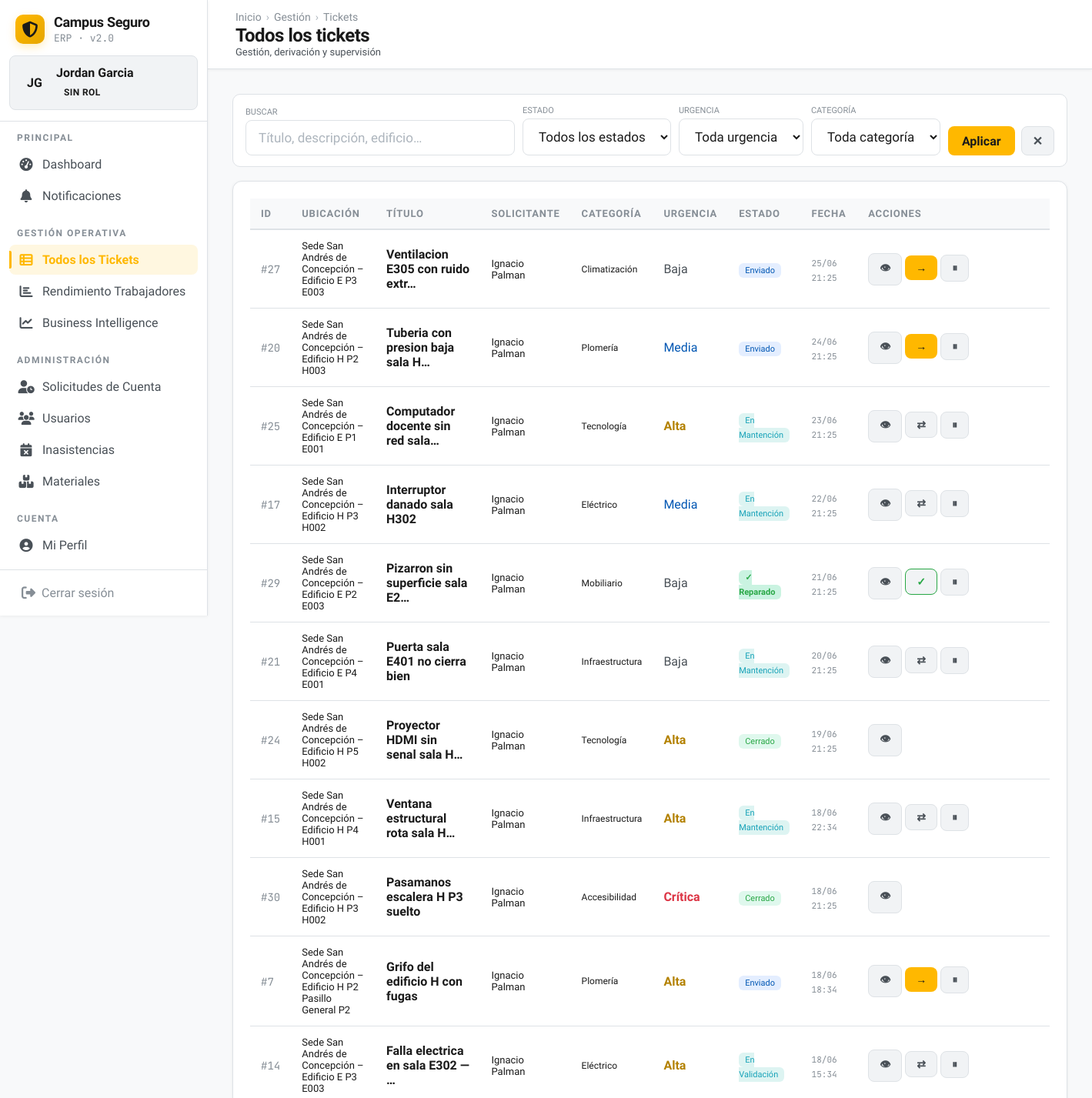
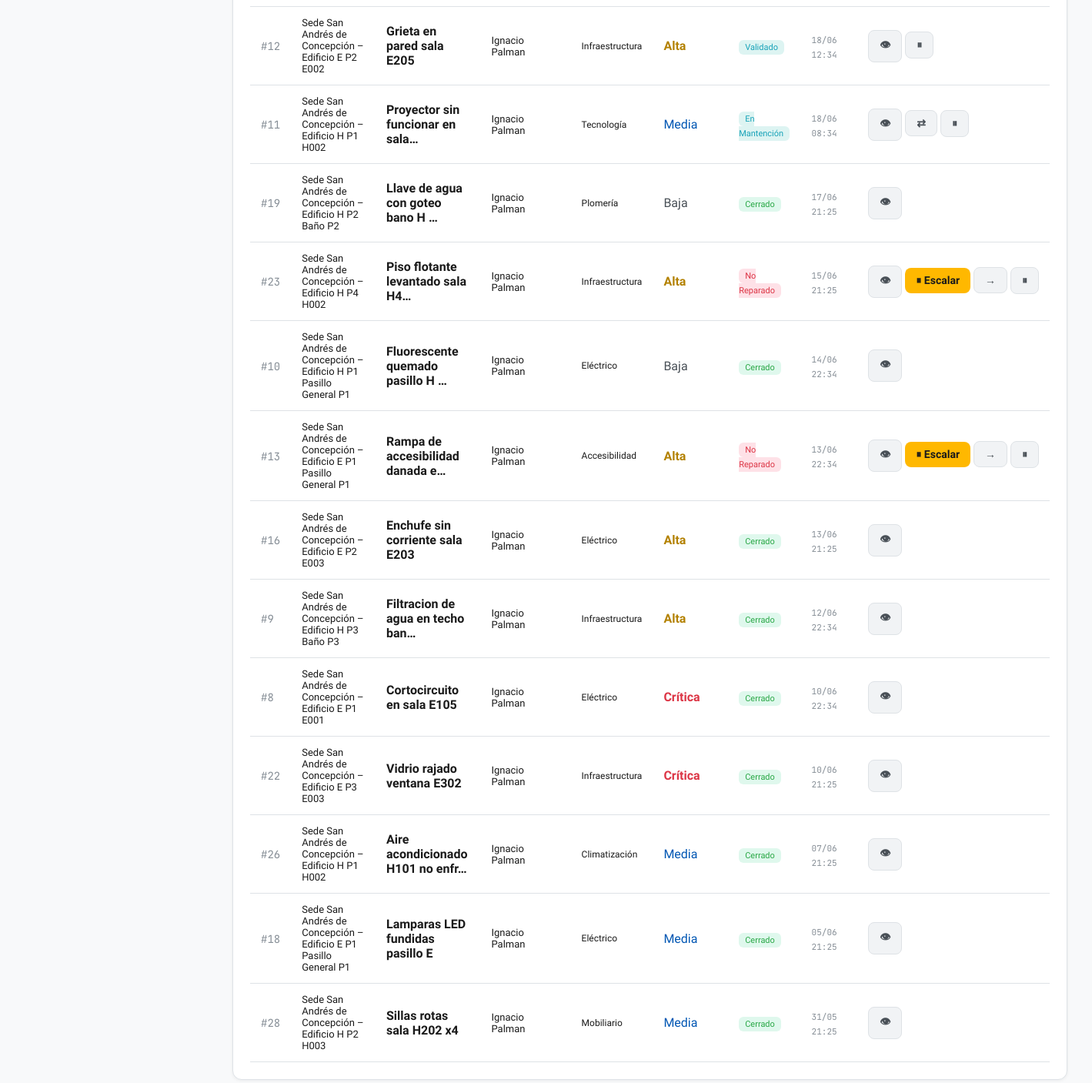
/gestor/tickets/ (signed in), run on an earlier commit of the app's database (2 pictures, top to bottom).
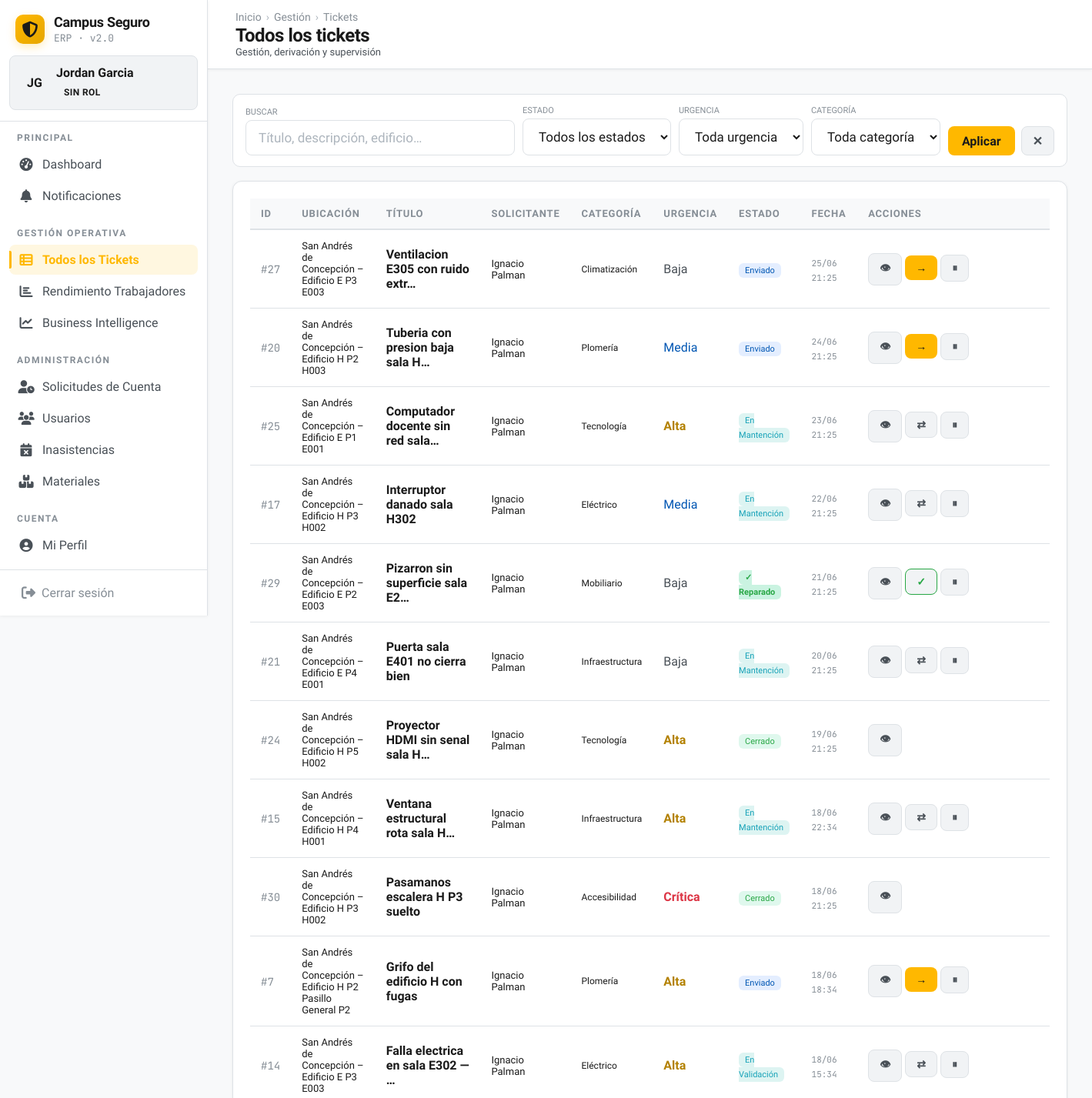
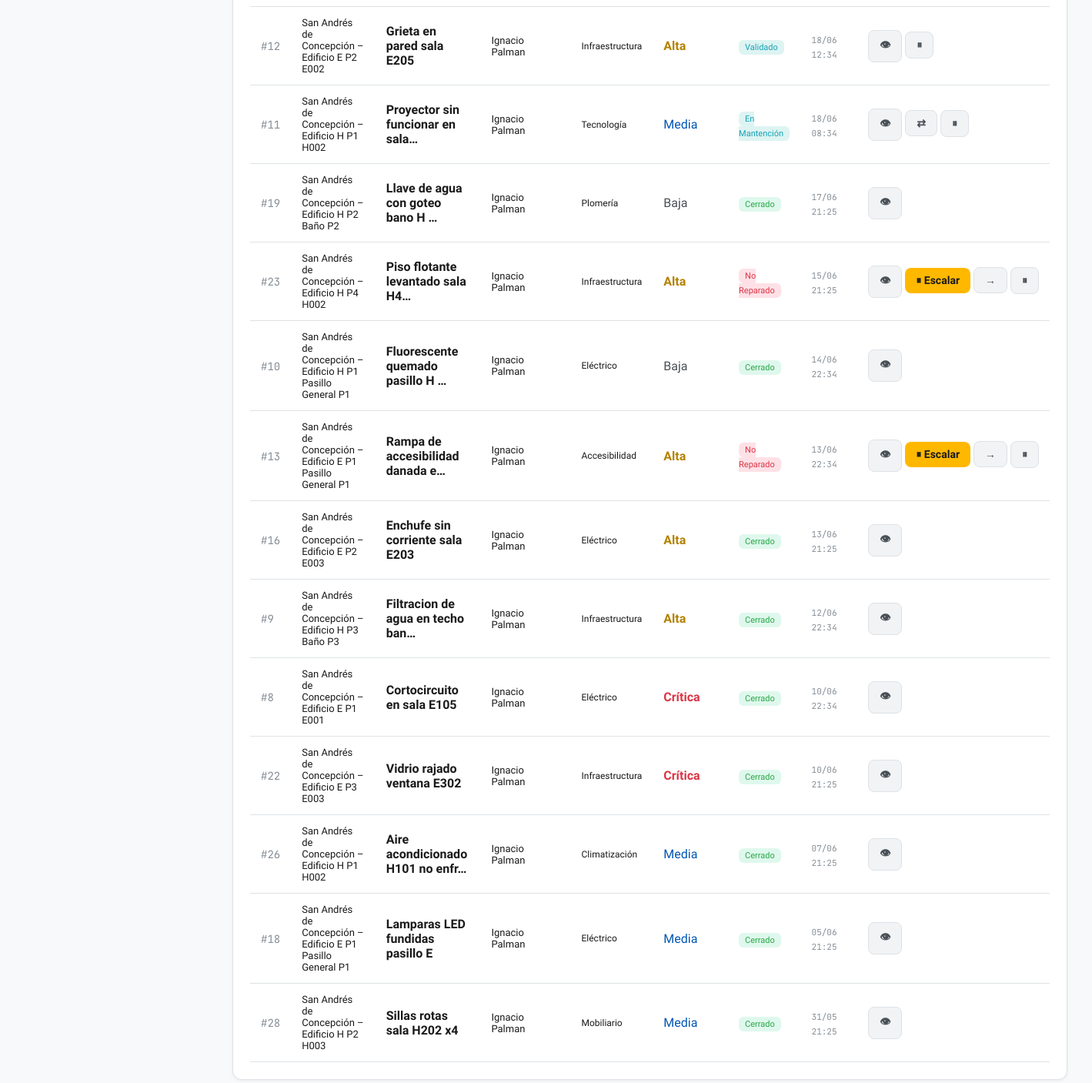
And on a later commit of the database (2 pictures, top to bottom).
### app/models.py (models this page shows, shortened)
class Ticket(models.Model):
    URGENCIA_CHOICES = [
        ('baja', 'Baja'),
        ('media', 'Media'),
        ('alta', 'Alta'),
        ('critica', 'Crítica'),
    ]
    PAUSA_CHOICES = [
        ('material', 'En Pausa – Aprobación de materiales'),
        ('personal', 'En Pausa – Personal técnico'),
        ('nivel_mayor', 'En Pausa – Peritaje (análisis técnico)'),
        ('externalizacion', 'En Pausa – Requiere externalización'),
    ]
    creado_por = models.ForeignKey(Usuario, on_delete=models.PROTECT, related_name='tickets_creados')
    asignado_a = models.ForeignKey(Usuario, on_delete=models.SET_NULL, null=True, blank=True, related_name='tickets_asignados')
    validado_por = models.ForeignKey(Usuario, on_delete=models.SET_NULL, null=True, blank=True, related_name='tickets_validados')
    gestor_responsable = models.ForeignKey(Usuario, on_delete=models.PROTECT, null=True, blank=True, related_name='tickets_gestionados')
    estado = models.ForeignKey(
        EstadoCatalogo,
        on_delete=models.PROTECT,
        related_name='tickets_estado',
        limit_choices_to={'entidad': 'ticket'},
    )
    sub_estado = models.ForeignKey(
        EstadoCatalogo,
        on_delete=models.SET_NULL,
        null=True, blank=True,
        related_name='tickets_sub_estado',
        limit_choices_to={'entidad': 'ticket_sub'},
    )
    estado_pausa = models.CharField(max_length=120, blank=True, null=True)
    motivo_pausa = models.TextField(blank=True, null=True)
    comentario_reactivacion = models.TextField(blank=True, null=True)
    ubicacion = models.ForeignKey(Ubicacion, on_delete=models.PROTECT, related_name='tickets')
    categoria = models.ForeignKey(CategoriaTicket, on_delete=models.PROTECT, related_name='tickets')
    urgencia = models.CharField(max_length=10, choices=URGENCIA_CHOICES, default='media', db_index=True)
    titulo = models.CharField(max_length=200)
    descripcion = models.TextField()
    afecta_clase = models.BooleanField(default=False)
    riesgo_electrico = models.BooleanField(default=False)
    riesgo_estructural = models.BooleanField(default=False)
    riesgo_accesibilidad = models.BooleanField(default=False)
    foto_evidencia = models.ImageField(upload_to='tickets/evidencia/', null=True, blank=True)
    id_activo_sap = models.CharField(max_length=50, blank=True, null=True)
    inicio_trabajo_at = models.DateTimeField(null=True, blank=True)
    created_at = models.DateTimeField(auto_now_add=True)
    updated_at = models.DateTimeField(auto_now=True)
    cerrado_at = models.DateTimeField(null=True, blank=True)
    cancelado_at = models.DateTimeField(null=True, blank=True)
    deleted_at = models.DateTimeField(null=True, blank=True, db_index=True)
    class Meta:
        ordering = ['-created_at']
    def get_estado_display(self):
        return self.estado.nombre_display if self.estado_id else ''

class Ubicacion(models.Model):
    piso = models.ForeignKey(Piso, on_delete=models.CASCADE, related_name='ubicaciones')
    tipo = models.ForeignKey(TipoUbicacion, on_delete=models.PROTECT, related_name='ubicaciones')
    sala = models.CharField(max_length=50) # Ej: "E001", "Baño P2"
    id_sap = models.CharField(max_length=50, unique=True, blank=True, null=True)
    capacidad = models.PositiveIntegerField(blank=True, null=True)
    class Meta:
        unique_together = ('piso', 'sala')
        ordering = ['piso__edificio__sede', 'piso__edificio', 'piso__numero', 'sala']
        verbose_name = 'Ubicación'
        verbose_name_plural = 'Ubicaciones'
    def __str__(self):
        return f"{self.piso.edificio.sede.nombre} – {self.piso.edificio.nombre} P{self.piso.numero} {self.sala}"

class Piso(models.Model):
    edificio = models.ForeignKey(Edificio, on_delete=models.CASCADE, related_name='pisos')
    numero = models.CharField(max_length=10) # Ej: "1", "2", "Subterráneo"
    class Meta:
        verbose_name = 'Piso'
        verbose_name_plural = 'Pisos'
        unique_together = ('edificio', 'numero')

class Edificio(models.Model):
    sede = models.ForeignKey(Sede, on_delete=models.CASCADE, related_name='edificios')
    nombre = models.CharField(max_length=100) # Ej: "Edificio E", "Edificio H"
    class Meta:
        verbose_name = 'Edificio'
        verbose_name_plural = 'Edificios'
        unique_together = ('sede', 'nombre')

class Sede(models.Model):
    nombre = models.CharField(max_length=100, unique=True)
    direccion = models.CharField(max_length=250, blank=True, null=True)
    class Meta:
        verbose_name = 'Sede'
        verbose_name_plural = 'Sedes'

class Usuario(AbstractUser):
    VINCULO_CHOICES = [
        ('alumno', 'Alumno'),
        ('docente', 'Docente'),
        ('administrativo', 'Administrativo'),
        ('funcionario', 'Funcionario'),
    ]
    JORNADA_CHOICES = [
        ('diurna', 'Diurna'),
        ('vespertina', 'Vespertina'),
        ('mixta', 'Mixta'),
    ]
    rol = models.ForeignKey(Rol, on_delete=models.PROTECT, related_name="usuarios", null=True, blank=True)
    rut = models.CharField(max_length=12, unique=True)
    telefono = models.CharField(max_length=15, blank=True, null=True)
    correo_institucional = models.EmailField(unique=True)
    vinculo = models.CharField(max_length=20, choices=VINCULO_CHOICES, blank=True, null=True)
    carrera = models.ForeignKey(
        'Carrera', on_delete=models.SET_NULL, null=True, blank=True,
        related_name='alumnos',
    )
    jornada = models.CharField(max_length=15, choices=JORNADA_CHOICES, blank=True, null=True)
    sede = models.ForeignKey(Sede, on_delete=models.SET_NULL, blank=True, null=True, related_name='estudiantes_funcionarios')
    escuela = models.ForeignKey(Escuela, on_delete=models.SET_NULL, related_name="usuarios", null=True, blank=True)
    departamento = models.ForeignKey(
        Departamento,
        on_delete=models.SET_NULL,
        null=True,
        blank=True,
        related_name="usuarios"
    )
    especialidades = models.ManyToManyField(
        Especialidad,
        through='EspecialidadUsuario',
        blank=True,
        related_name='tecnicos'
    )
    turno = models.CharField(max_length=50, blank=True, null=True)  # mañana / tarde / noche
    estado_cuenta = models.ForeignKey(
        EstadoCatalogo,
        on_delete=models.PROTECT,
        related_name='usuarios',
        limit_choices_to={'entidad': 'cuenta'},
    )
    fecha_registro = models.DateTimeField(auto_now_add=True)
    fecha_aprobacion = models.DateTimeField(null=True, blank=True)
    aprobado_por = models.ForeignKey('self', on_delete=models.SET_NULL, null=True, blank=True, related_name='cuentas_aprobadas')
    activo = models.BooleanField(default=True)
    auth0_sub = models.CharField(
        max_length=120,
        unique=True,
        null=True,
        blank=True,
        verbose_name='Auth0 Subject ID',
        help_text='Identificador único del usuario en Auth0. Se asigna automáticamente al registrar vía Auth0.',
    )
    objects = UsuarioManager()

class CategoriaTicket(models.Model):
    codigo = models.CharField(max_length=30, unique=True)
    nombre_display = models.CharField(max_length=100)
    descripcion = models.CharField(max_length=300, blank=True, null=True)
    activo = models.BooleanField(default=True)
    class Meta:
        verbose_name = 'Categoría de Ticket'
        verbose_name_plural = 'Categorías de Tickets'

class EstadoCatalogo(models.Model):
    ENTIDAD_CHOICES = [
        ('ticket', 'Ticket'),
        ('ticket_sub', 'Sub-estado de Ticket'),
        ('cuenta', 'Cuenta de Usuario'),
        ('asignacion', 'Asignación de Ticket'),
        ('inasistencia', 'Inasistencia'),
        ('material_faltante', 'Material Faltante'),
    ]
    entidad = models.CharField(max_length=20, choices=ENTIDAD_CHOICES)
    codigo = models.CharField(max_length=30)
    nombre_display = models.CharField(max_length=100)
    descripcion = models.CharField(max_length=300, blank=True, null=True)
    es_inicial = models.BooleanField(default=False)
    es_final = models.BooleanField(default=False)
    orden = models.PositiveIntegerField(default=0)
    color_hex = models.CharField(max_length=7, blank=True, null=True)
    activo = models.BooleanField(default=True)
    class Meta:
        unique_together = ('entidad', 'codigo')
        ordering = ['entidad', 'orden']
        verbose_name = 'Estado del Catálogo'
        verbose_name_plural = 'Catálogo de Estados'

### app/views.py (the view)
# urls.py: path('gestor/tickets/', views.gestor_tickets, name='gestor_tickets'),
@login_required
@rol_requerido('gestor')
def gestor_tickets(request):
    qs = Ticket.objects.filter(deleted_at__isnull=True).select_related('creado_por', 'asignado_a').order_by('-created_at')
    estado = request.GET.get('estado')
    urgencia = request.GET.get('urgencia')
    categoria = request.GET.get('categoria')
    busqueda = request.GET.get('q')
    if estado: qs = qs.filter(estado__codigo=estado)
    if urgencia: qs = qs.filter(urgencia=urgencia)
    if categoria: qs = qs.filter(categoria__codigo=categoria)
    if busqueda:
        qs = qs.filter(
            Q(titulo__icontains=busqueda) | Q(descripcion__icontains=busqueda) |
            Q(ubicacion__piso__edificio__nombre__icontains=busqueda) | Q(ubicacion__sala__icontains=busqueda)
        )
    paginator = Paginator(qs, 25)
    page = request.GET.get('page', 1)
    tickets_page = paginator.get_page(page)
    return render(request, 'app/ticket.html', {
        'tickets': tickets_page,
        'page_obj': tickets_page,
        'estados': EstadoCatalogo.objects.filter(entidad='ticket').order_by('orden').values_list('codigo', 'nombre_display'),
        'urgencias': list(EstadoCatalogo.objects.filter(entidad='urgencia_ticket', activo=True).order_by('orden').values_list('codigo', 'nombre_display')) or list(Ticket.URGENCIA_CHOICES),
        'categorias': CategoriaTicket.objects.filter(activo=True).values_list('codigo', 'nombre_display'),
        'filtros': {'estado': estado, 'urgencia': urgencia, 'categoria': categoria, 'q': busqueda},
    })

### app/templates/app/ticket.html (shortened to what the changed rows need)
{% extends 'app/base.html' %} {% block title %}Tickets – Gestión{% endblock %}
{% block content %}
<div class="card">
  {% if tickets %}
  <div class="table-wrap">
    <table>
      <thead>
        <tr>
          <th>ID</th>
          <th>Ubicación</th>
          <th>Título</th>
          <th>Solicitante</th>
          <th>Categoría</th>
          <th>Urgencia</th>
          <th>Estado</th>
          <th>Fecha</th>
          <th>Acciones</th>
        </tr>
      </thead>
      <tbody>
        {% for t in tickets %}
        <tr>
          <td><span class="id-mono">#{{ t.pk }}</span></td>
          <td style="font-size: 13px">{{ t.ubicacion }}</td>
          <td><strong>{{ t.titulo|truncatechars:32 }}</strong></td>
          <td style="font-size: 13px">{{ t.creado_por.get_full_name }}</td>
          <td style="font-size: 12px">{{ t.categoria.nombre_display|default:'Sin Categoría' }}</td>
          <td>
            <span class="urgencia-{{ t.urgencia }}"
              >{{ t.get_urgencia_display }}</span
            >
          </td>
          <td>
            {% if t.estado.codigo == 'cerrado' %}
            <span
              style="
                font-size: 11px;
                padding: 3px 8px;
                border-radius: 6px;
                background: rgba(45, 206, 137, 0.15);
                color: var(--accent-green);
              "
              >{{ t.get_estado_display }}</span
            >
            {% elif t.estado.codigo == 'reparado' %}
            <span
              style="
                font-size: 11px;
                padding: 3px 8px;
                border-radius: 6px;
                background: rgba(45, 206, 137, 0.25);
                color: var(--accent-green);
                font-weight: 600;
              "
              >✓ {{ t.get_estado_display }}</span
            >
            {% elif t.estado.codigo == 'no_reparado' %}
            <span
              style="
                font-size: 11px;
                padding: 3px 8px;
                border-radius: 6px;
                background: rgba(245, 54, 92, 0.15);
                color: var(--accent-red);
              "
              >{{ t.get_estado_display }}</span
            >
            {% elif t.estado.codigo == 'enviado' %}
            <span
              style="
                font-size: 11px;
                padding: 3px 8px;
                border-radius: 6px;
                background: rgba(74, 143, 255, 0.15);
                color: var(--accent-blue);
              "
              >{{ t.get_estado_display }}</span
            >
            {% else %}
            <span
              style="
                font-size: 11px;
                padding: 3px 8px;
                border-radius: 6px;
                background: rgba(32, 178, 170, 0.15);
                color: var(--accent-teal, #20b2aa);
              "
              >{{ t.get_estado_display }}</span
            >
            {% endif %}
          </td>
          <td>
            <span class="id-mono" style="font-size: 11px"
              >{{ t.created_at|date:"d/m H:i" }}</span
            >
          </td>
          <td style="white-space: nowrap">
            <a
              href="{% url 'app:detalle_ticket' t.pk %}"
              class="btn btn-ghost btn-sm"
              title="Ver detalle"
              >👁</a
            >
            {% if t.estado.codigo == 'reparado' %}
            <a
              href="{% url 'app:cerrar_ticket' t.pk %}"
              class="btn btn-ghost btn-sm"
              style="
                border-color: var(--accent-green);
                color: var(--accent-green);
              "
              title="Confirmar cierre"
              >✓</a
            >
            <a
              href="{% url 'app:pausar_ticket' t.pk %}"
              class="btn btn-ghost btn-sm"
              title="Escalar/Pausar"
              >⏸</a
            >
            {% elif t.estado.codigo == 'no_reparado' %}
            <a
              href="{% url 'app:pausar_ticket' t.pk %}"
              class="btn btn-primary btn-sm"
              title="Escalar con motivo"
              >⏸ Escalar</a
            >
            <a
              href="{% url 'app:derivar_ticket' t.pk %}"
              class="btn btn-ghost btn-sm"
              title="Re-derivar"
              >→</a
            >
            {%elif t.estado.codigo == 'enviado' or t.estado.codigo == 'en_proceso'%}
            <a
              href="{% url 'app:derivar_ticket' t.pk %}"
              class="btn btn-primary btn-sm"
              title="Derivar"
              >→</a
            >
            {%elif t.estado.codigo == 'en_mantencion' or t.estado.codigo == 'en_validacion'%}
            <a
              href="{% url 'app:reasignar_ticket' t.pk %}"
              class="btn btn-ghost btn-sm"
              title="Reasignar"
              >⇄</a
            >
            {% endif %}  {%if t.estado.codigo not in 'cerrado eliminado' and t.estado.codigo != 'pausado' and t.estado.codigo != 'reparado'%}
            <a
              href="{% url 'app:pausar_ticket' t.pk %}"
              class="btn btn-ghost btn-sm"
              title="Pausar"
              >⏸</a
            >
            {% endif %}
          </td>
        </tr>
        {% endfor %}
      </tbody>
    </table>
  </div>
  {% else %}
  <div class="empty-state">
    <div class="icon">📭</div>
    <div class="label">Sin tickets que mostrar</div>
  </div>
  {% endif %}
</div>
{% endblock %}

What changed in the data, as far as the page shows it:
changed through a linked row, Ticket "Ventilacion E305 con ruido extr…": ubicacion "Sede San Andrés de Concepción – Edificio E P3 E003" → "San Andrés de Concepción – Edificio E P3 E003"
changed through a linked row, Ticket "Tuberia con presion baja sala H…": ubicacion "Sede San Andrés de Concepción – Edificio H P2 H003" → "San Andrés de Concepción – Edificio H P2 H003"
changed through a linked row, Ticket "Computador docente sin red sala…": ubicacion "Sede San Andrés de Concepción – Edificio E P1 E001" → "San Andrés de Concepción – Edificio E P1 E001"
changed through a linked row, Ticket "Interruptor danado sala H302": ubicacion "Sede San Andrés de Concepción – Edificio H P3 H002" → "San Andrés de Concepción – Edificio H P3 H002"
changed through a linked row, Ticket "Pizarron sin superficie sala E2…": ubicacion "Sede San Andrés de Concepción – Edificio E P2 E003" → "San Andrés de Concepción – Edificio E P2 E003"
changed through a linked row, Ticket "Puerta sala E401 no cierra bien": ubicacion "Sede San Andrés de Concepción – Edificio E P4 E001" → "San Andrés de Concepción – Edificio E P4 E001"
changed through a linked row, Ticket "Proyector HDMI sin senal sala H…": ubicacion "Sede San Andrés de Concepción – Edificio H P5 H002" → "San Andrés de Concepción – Edificio H P5 H002"
changed through a linked row, Ticket "Ventana estructural rota sala H…": ubicacion "Sede San Andrés de Concepción – Edificio H P4 H001" → "San Andrés de Concepción – Edificio H P4 H001"
changed through a linked row, Ticket "Pasamanos escalera H P3 suelto": ubicacion "Sede San Andrés de Concepción – Edificio H P3 H002" → "San Andrés de Concepción – Edificio H P3 H002"
changed through a linked row, Ticket "Grifo del edificio H con fugas": ubicacion "Sede San Andrés de Concepción – Edificio H P2 Pasillo General P2" → "San Andrés de Concepción – Edificio H P2 Pasillo General P2"
changed through a linked row, Ticket "Falla electrica en sala E302 — …": ubicacion "Sede San Andrés de Concepción – Edificio E P3 E003" → "San Andrés de Concepción – Edificio E P3 E003"
changed through a linked row, Ticket "Grieta en pared sala E205": ubicacion "Sede San Andrés de Concepción – Edificio E P2 E002" → "San Andrés de Concepción – Edificio E P2 E002"
changed through a linked row, Ticket "Proyector sin funcionar en sala…": ubicacion "Sede San Andrés de Concepción – Edificio H P1 H002" → "San Andrés de Concepción – Edificio H P1 H002"
changed through a linked row, Ticket "Llave de agua con goteo bano H …": ubicacion "Sede San Andrés de Concepción – Edificio H P2 Baño P2" → "San Andrés de Concepción – Edificio H P2 Baño P2"
changed through a linked row, Ticket "Piso flotante levantado sala H4…": ubicacion "Sede San Andrés de Concepción – Edificio H P4 H002" → "San Andrés de Concepción – Edificio H P4 H002"
changed through a linked row, Ticket "Fluorescente quemado pasillo H …": ubicacion "Sede San Andrés de Concepción – Edificio H P1 Pasillo General P1" → "San Andrés de Concepción – Edificio H P1 Pasillo General P1"
changed through a linked row, Ticket "Rampa de accesibilidad danada e…": ubicacion "Sede San Andrés de Concepción – Edificio E P1 Pasillo General P1" → "San Andrés de Concepción – Edificio E P1 Pasillo General P1"
changed through a linked row, Ticket "Enchufe sin corriente sala E203": ubicacion "Sede San Andrés de Concepción – Edificio E P2 E003" → "San Andrés de Concepción – Edificio E P2 E003"
changed through a linked row, Ticket "Filtracion de agua en techo ban…": ubicacion "Sede San Andrés de Concepción – Edificio H P3 Baño P3" → "San Andrés de Concepción – Edificio H P3 Baño P3"
changed through a linked row, Ticket "Cortocircuito en sala E105": ubicacion "Sede San Andrés de Concepción – Edificio E P1 E001" → "San Andrés de Concepción – Edificio E P1 E001"
changed through a linked row, Ticket "Vidrio rajado ventana E302": ubicacion "Sede San Andrés de Concepción – Edificio E P3 E003" → "San Andrés de Concepción – Edificio E P3 E003"
changed through a linked row, Ticket "Aire acondicionado H101 no enfr…": ubicacion "Sede San Andrés de Concepción – Edificio H P1 H002" → "San Andrés de Concepción – Edificio H P1 H002"
changed through a linked row, Ticket "Lamparas LED fundidas pasillo E": ubicacion "Sede San Andrés de Concepción – Edificio E P1 Pasillo General P1" → "San Andrés de Concepción – Edificio E P1 Pasillo General P1"
changed through a linked row, Ticket "Sillas rotas sala H202 x4": ubicacion "Sede San Andrés de Concepción – Edificio H P2 H003" → "San Andrés de Concepción – Edificio H P2 H003"
